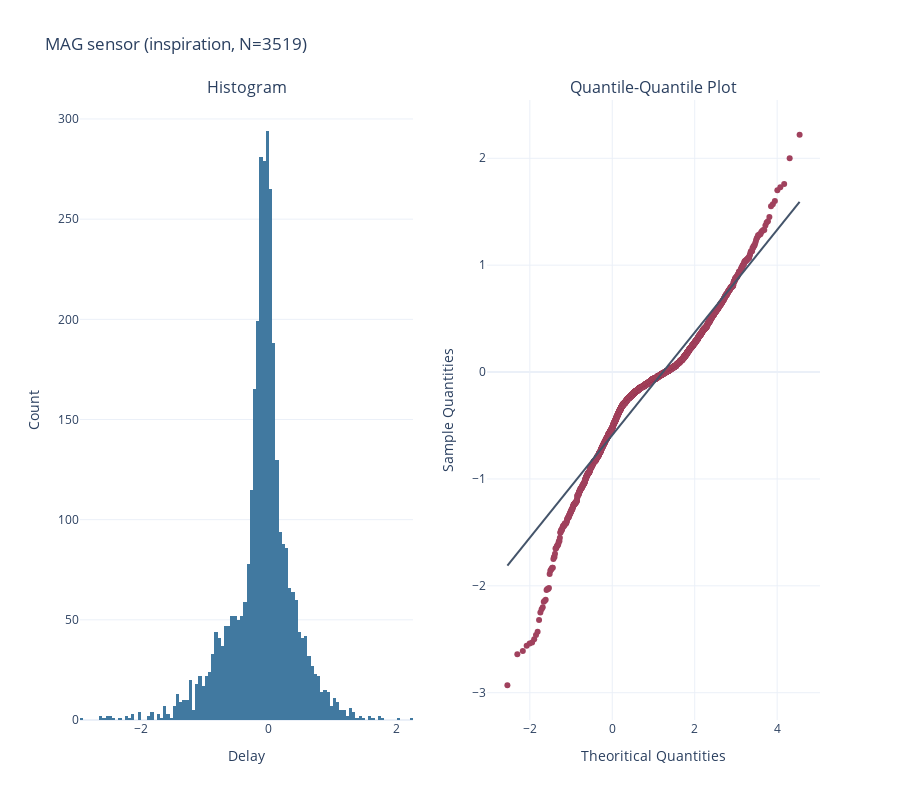
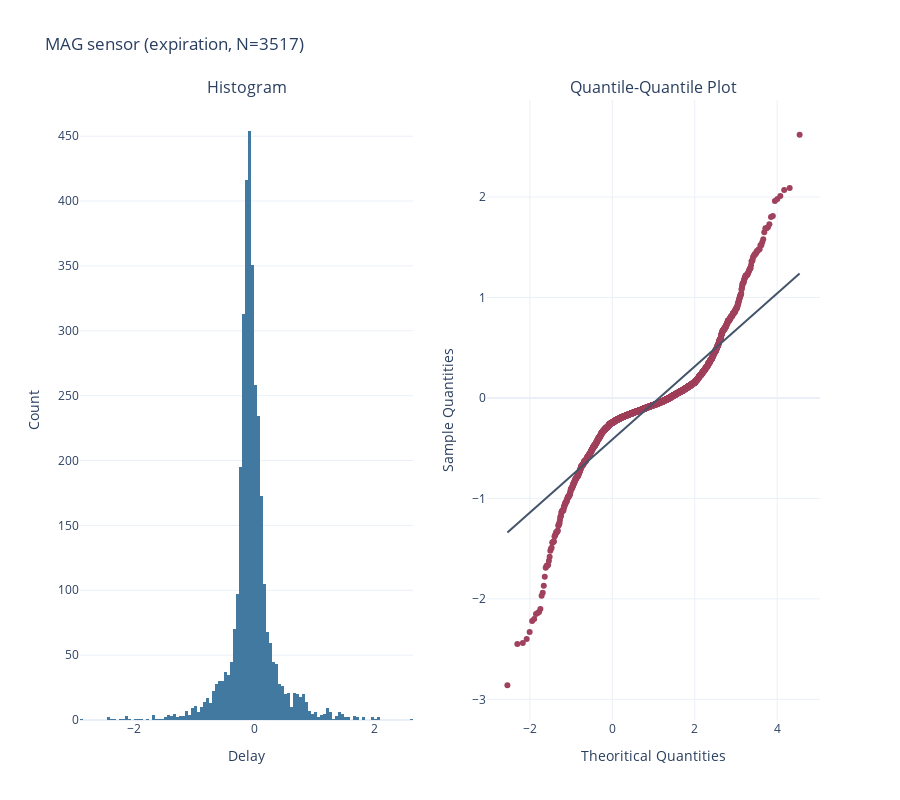
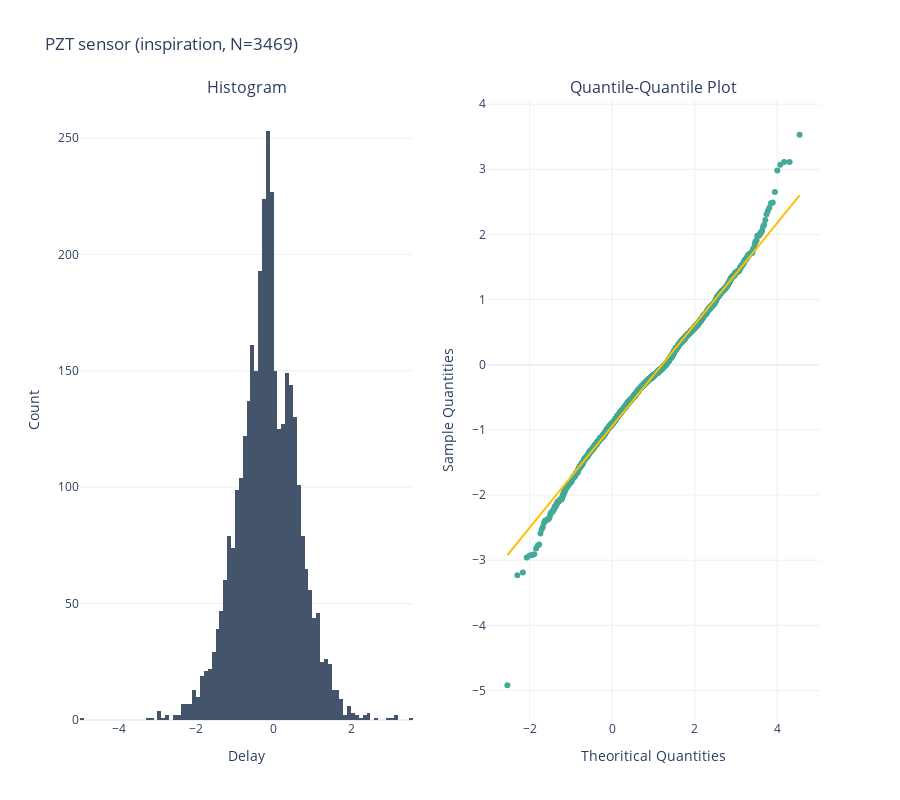
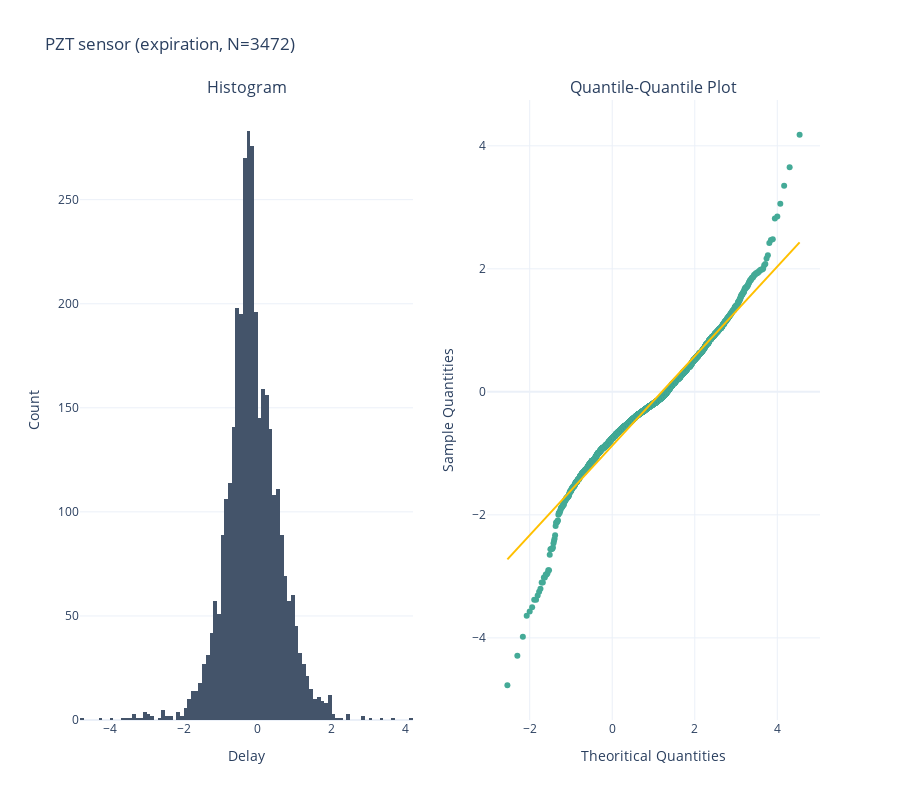

The notebook cell saved with these charts, in order:
### Markdown cell above
### Event-specific delay analysis

### Code cell
normality_test(delays_i_all_mag, sensor="MAG", type="inspiration")
normality_test(delays_e_all_mag, sensor="MAG", type="expiration")
normality_test(delays_i_all_pzt, sensor="PZT", type="inspiration", categorical_palette=CATEGORICAL_PALETTE[2:])
normality_test(delays_e_all_pzt, sensor="PZT", type="expiration", categorical_palette=CATEGORICAL_PALETTE[2:])

### Figure 1 — Plotly figure (JSON) as saved in the notebook; plotly's stock layout.template omitted (floating-point values rounded to 4 significant figures; data arrays with more than 128 entries replaced by an {"elided": "..."} marker saying what was removed)
{"data": [{"marker": {"color": "#4179A0"}, "type": "histogram", "x": {"elided": "3519 float values"}, "xaxis": "x", "yaxis": "y"}, {"marker": {"color": "#A0415D"}, "mode": "markers", "type": "scatter", "x": {"elided": "3519 float values"}, "xaxis": "x2", "y": {"elided": "3519 float values"}, "yaxis": "y2"}, {"line": {"color": "#44546A"}, "mode": "lines", "type": "scatter", "x": [-2.544, 4.544], "xaxis": "x2", "y": [-1.811, 1.591], "yaxis": "y2"}], "layout": {"annotations": [{"font": {"size": 16}, "showarrow": false, "text": "Histogram", "x": 0.225, "xanchor": "center", "xref": "paper", "y": 1, "yanchor": "bottom", "yref": "paper"}, {"font": {"size": 16}, "showarrow": false, "text": "Quantile-Quantile Plot", "x": 0.775, "xanchor": "center", "xref": "paper", "y": 1, "yanchor": "bottom", "yref": "paper"}], "height": 800, "showlegend": false, "title": {"text": "MAG sensor (inspiration, N=3519)"}, "width": 900, "xaxis": {"anchor": "y", "domain": [0, 0.45], "title": {"text": "Delay"}, "zeroline": false}, "xaxis2": {"anchor": "y2", "domain": [0.55, 1], "title": {"text": "Theoritical Quantities"}, "zeroline": false}, "yaxis": {"anchor": "x", "domain": [0, 1], "title": {"text": "Count"}}, "yaxis2": {"anchor": "x2", "domain": [0, 1], "title": {"text": "Sample Quantities"}}}}

### Figure 2 — Plotly figure (JSON) as saved in the notebook; plotly's stock layout.template omitted (floating-point values rounded to 4 significant figures; data arrays with more than 128 entries replaced by an {"elided": "..."} marker saying what was removed)
{"data": [{"marker": {"color": "#4179A0"}, "type": "histogram", "x": {"elided": "3517 float values"}, "xaxis": "x", "yaxis": "y"}, {"marker": {"color": "#A0415D"}, "mode": "markers", "type": "scatter", "x": {"elided": "3517 float values"}, "xaxis": "x2", "y": {"elided": "3517 float values"}, "yaxis": "y2"}, {"line": {"color": "#44546A"}, "mode": "lines", "type": "scatter", "x": [-2.544, 4.544], "xaxis": "x2", "y": [-1.339, 1.239], "yaxis": "y2"}], "layout": {"annotations": [{"font": {"size": 16}, "showarrow": false, "text": "Histogram", "x": 0.225, "xanchor": "center", "xref": "paper", "y": 1, "yanchor": "bottom", "yref": "paper"}, {"font": {"size": 16}, "showarrow": false, "text": "Quantile-Quantile Plot", "x": 0.775, "xanchor": "center", "xref": "paper", "y": 1, "yanchor": "bottom", "yref": "paper"}], "height": 800, "showlegend": false, "title": {"text": "MAG sensor (expiration, N=3517)"}, "width": 900, "xaxis": {"anchor": "y", "domain": [0, 0.45], "title": {"text": "Delay"}, "zeroline": false}, "xaxis2": {"anchor": "y2", "domain": [0.55, 1], "title": {"text": "Theoritical Quantities"}, "zeroline": false}, "yaxis": {"anchor": "x", "domain": [0, 1], "title": {"text": "Count"}}, "yaxis2": {"anchor": "x2", "domain": [0, 1], "title": {"text": "Sample Quantities"}}}}

### Figure 3 — Plotly figure (JSON) as saved in the notebook; plotly's stock layout.template omitted (floating-point values rounded to 4 significant figures; data arrays with more than 128 entries replaced by an {"elided": "..."} marker saying what was removed)
{"data": [{"marker": {"color": "#44546A"}, "type": "histogram", "x": {"elided": "3469 float values"}, "xaxis": "x", "yaxis": "y"}, {"marker": {"color": "#44AA97"}, "mode": "markers", "type": "scatter", "x": {"elided": "3469 float values"}, "xaxis": "x2", "y": {"elided": "3469 float values"}, "yaxis": "y2"}, {"line": {"color": "#FFC000"}, "mode": "lines", "type": "scatter", "x": [-2.54, 4.54], "xaxis": "x2", "y": [-2.924, 2.599], "yaxis": "y2"}], "layout": {"annotations": [{"font": {"size": 16}, "showarrow": false, "text": "Histogram", "x": 0.225, "xanchor": "center", "xref": "paper", "y": 1, "yanchor": "bottom", "yref": "paper"}, {"font": {"size": 16}, "showarrow": false, "text": "Quantile-Quantile Plot", "x": 0.775, "xanchor": "center", "xref": "paper", "y": 1, "yanchor": "bottom", "yref": "paper"}], "height": 800, "showlegend": false, "title": {"text": "PZT sensor (inspiration, N=3469)"}, "width": 900, "xaxis": {"anchor": "y", "domain": [0, 0.45], "title": {"text": "Delay"}, "zeroline": false}, "xaxis2": {"anchor": "y2", "domain": [0.55, 1], "title": {"text": "Theoritical Quantities"}, "zeroline": false}, "yaxis": {"anchor": "x", "domain": [0, 1], "title": {"text": "Count"}}, "yaxis2": {"anchor": "x2", "domain": [0, 1], "title": {"text": "Sample Quantities"}}}}

### Figure 4 — Plotly figure (JSON) as saved in the notebook; plotly's stock layout.template omitted (floating-point values rounded to 4 significant figures; data arrays with more than 128 entries replaced by an {"elided": "..."} marker saying what was removed)
{"data": [{"marker": {"color": "#44546A"}, "type": "histogram", "x": {"elided": "3472 float values"}, "xaxis": "x", "yaxis": "y"}, {"marker": {"color": "#44AA97"}, "mode": "markers", "type": "scatter", "x": {"elided": "3472 float values"}, "xaxis": "x2", "y": {"elided": "3472 float values"}, "yaxis": "y2"}, {"line": {"color": "#FFC000"}, "mode": "lines", "type": "scatter", "x": [-2.541, 4.541], "xaxis": "x2", "y": [-2.724, 2.431], "yaxis": "y2"}], "layout": {"annotations": [{"font": {"size": 16}, "showarrow": false, "text": "Histogram", "x": 0.225, "xanchor": "center", "xref": "paper", "y": 1, "yanchor": "bottom", "yref": "paper"}, {"font": {"size": 16}, "showarrow": false, "text": "Quantile-Quantile Plot", "x": 0.775, "xanchor": "center", "xref": "paper", "y": 1, "yanchor": "bottom", "yref": "paper"}], "height": 800, "showlegend": false, "title": {"text": "PZT sensor (expiration, N=3472)"}, "width": 900, "xaxis": {"anchor": "y", "domain": [0, 0.45], "title": {"text": "Delay"}, "zeroline": false}, "xaxis2": {"anchor": "y2", "domain": [0.55, 1], "title": {"text": "Theoritical Quantities"}, "zeroline": false}, "yaxis": {"anchor": "x", "domain": [0, 1], "title": {"text": "Count"}}, "yaxis2": {"anchor": "x2", "domain": [0, 1], "title": {"text": "Sample Quantities"}}}}
